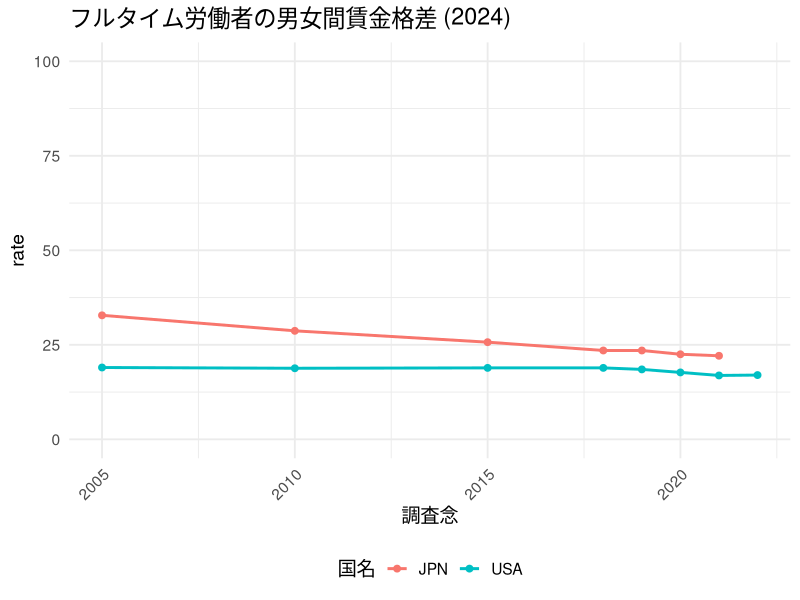

Generate this figure with R: (Note: this script raises an error after producing the figure.)
library(tidyverse)

# 賃金率の男女格差、日米比較
# データの読み込み（Shift-JISのCSVファイル）
df <- read_csv("labor_wageratedif_jpus.csv", locale = locale(encoding = "shift-jis"))

df_long <- df %>%
  select("year", "JPN", "USA") %>%
  pivot_longer(
    cols = -year,
    names_to = "country",
    values_to = "rate"
  )

# グラフ描画
p <- ggplot(df_long, aes(x = year, y = rate, group = country, color = country)) +
  geom_line(size = 1) +
  geom_point(size = 2) +
  scale_y_continuous(limits = c(0, 100)) +
  labs(
    title = "フルタイム労働者の男女間賃金格差 (2024)",
    x = "調査念",
    color = "国名"
  ) +
  theme_minimal(base_size = 14) +
  theme(
    axis.text.x = element_text(angle = 45, hjust = 1),
    legend.position = "bottom"
  )

# PNGファイルとして保存（横長）
ggsave(
  filename = "images/labor_workforce_oecd.png",
  plot = p,
  width = 8,       # 横幅（inch）
  height = 6,       # 縦幅（inch）
  dpi = 300         # 解像度
)



# 労働力率、国別
# データの読み込み（Shift-JISのCSVファイル）
df <- read_csv("labor_force_by_country_female.csv", locale = locale(encoding = "shift-jis"))

df_long <- df %>%
  select("age_group", "JPN", "USA", "UK", "DEU", "ITA", "SWE", "KOR") %>%
  pivot_longer(
    cols = -age_group,
    names_to = "country",
    values_to = "rate"
  ) %>%
  filter(
    age_group!="65-69" & age_group!="70-74" & age_group!="75+" & age_group!="15-64" & age_group!="15+" 
  )

df_long$age_group <- factor(df$age_group, levels = unique(df$age_group))

# グラフ描画
p <- ggplot(df_long, aes(x = age_group, y = rate, group = country, color = country)) +
  geom_line(size = 1) +
  geom_point(size = 2) +
  scale_y_continuous(limits = c(0, 100)) +
  labs(
    title = "年齢階級別 女性労働力率（2021）",
    x = "年齢階級",
    y = "労働力率（%）",
    color = "国名"
  ) +
  theme_minimal(base_size = 14) +
  theme(
    axis.text.x = element_text(angle = 45, hjust = 1),
    legend.position = "bottom"
  )

# PNGファイルとして保存（横長）
ggsave(
  filename = "images/labor_workforce_oecd.png",
  plot = p,
  width = 8,       # 横幅（inch）
  height = 6,       # 縦幅（inch）
  dpi = 300         # 解像度
)



# 労働力率、男女別
# データの読み込み（Shift-JISの場合）
df <- read_csv("labor_force_by_age_sex.csv", locale = locale(encoding = "Shift-JIS"))

# データの構造確認
glimpse(df)

# 1. 男性データ（列B〜L → 年齢階級は2列目以降の11列）
df_male <- df %>%
  select(年齢階級, starts_with("男")) %>%
  pivot_longer(
    cols = -年齢階級,
    names_to = "age",
    values_to = "rate"
  ) %>%
  rename(year = 年齢階級) %>%
  mutate(
    sex = "男性",
    age = str_remove(age, "^.：")
  )

# 2. 女性データ（列M〜W → 12〜22列目）
df_female <- df %>%
  select(年齢階級, starts_with("女")) %>%
  set_names(c("year", names(df)[13:23])) %>%
  pivot_longer(
    cols = -year,
    names_to = "age",
    values_to = "rate"
  ) %>%
  mutate(
    sex = "女性",
    age = str_remove(age, "^.：")
  )

# 3. 結合
df_long <- bind_rows(df_male, df_female) %>%
  select(year, age, sex, rate)

# 4. グラフ描画
p <- ggplot(df_long, aes(x = age, y = rate, color = factor(year), group = year)) +
  geom_line(size = 1) +
  geom_point() +
  facet_wrap(~ sex) +
  labs(
    title = "男女別・年齢階級別 労働力率の推移",
    x = "年齢階級",
    y = "労働力率（％）",
    color = "年"
  ) +
  theme_minimal(base_size = 14) +
  theme(
    axis.text.x = element_text(angle = 45, hjust = 1),
    strip.text = element_text(size = 12),
    legend.position = "bottom"
  )
print(p)

# PNGファイルとして保存（横長）
ggsave(
  filename = "images/labor_workforce.png",
  plot = p,
  width = 12,       # 横幅（inch）
  height = 6,       # 縦幅（inch）
  dpi = 300         # 解像度
)
